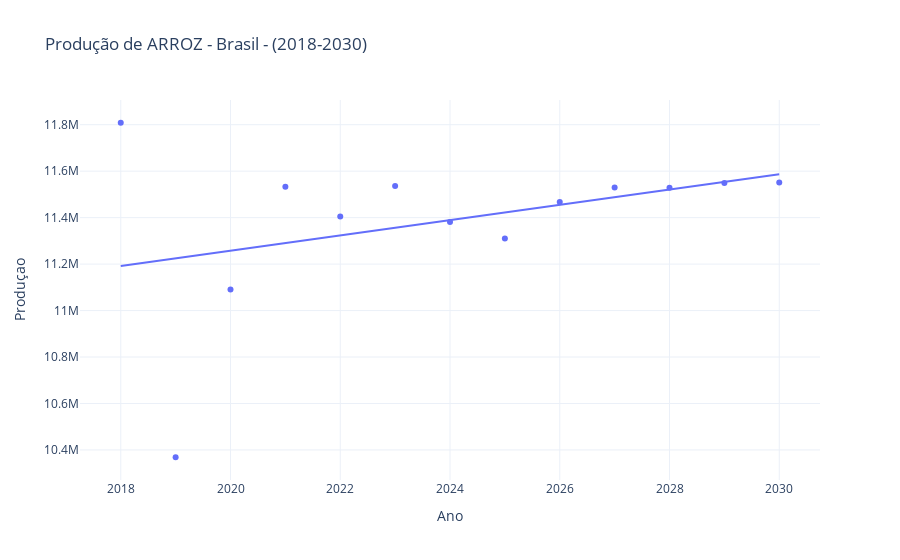

Write notebook code for a chart like this one.
### Code cell
fig =px.scatter(df_arroz, x ='Ano', y = 'Produçao', trendline= 'ols', title = 'Produção de ARROZ - Brasil - (2018-2030)', labels= {'value': 'Produção (ton)'})
fig.update_layout(template = 'plotly_white')
fig

### Figure 1 — Plotly figure (JSON) as saved in the notebook; plotly's stock layout.template omitted (floating-point values rounded to 4 significant figures)
{"data": [{"hovertemplate": "Ano=%{x}<br>Produçao=%{y}<extra></extra>", "legendgroup": "", "marker": {"color": "#636efa", "symbol": "circle"}, "mode": "markers", "name": "", "orientation": "v", "showlegend": false, "type": "scatter", "x": [2018, 2019, 2020, 2021, 2022, 2023, 2024, 2025, 2026, 2027, 2028, 2029, 2030], "xaxis": "x", "y": [11808412, 10368639, 11091011, 11533393, 11405425, 11540000.0, 11380000.0, 11310000.0, 11470000.0, 11530000.0, 11530000.0, 11550000.0, 11550000.0], "yaxis": "y"}, {"hovertemplate": "<b>OLS trendline</b><br>Produçao = 32964.2 * Ano + -5.53303e+07<br>R<sup>2</sup>=0.136167<br><br>Ano=%{x}<br>Produçao=%{y} <b>(trend)</b><extra></extra>", "legendgroup": "", "marker": {"color": "#636efa", "symbol": "circle"}, "mode": "lines", "name": "", "showlegend": false, "type": "scatter", "x": [2018, 2019, 2020, 2021, 2022, 2023, 2024, 2025, 2026, 2027, 2028, 2029, 2030], "xaxis": "x", "y": [11190000.0, 11220000.0, 11260000.0, 11290000.0, 11320000.0, 11360000.0, 11390000.0, 11420000.0, 11460000.0, 11490000.0, 11520000.0, 11550000.0, 11590000.0], "yaxis": "y"}], "layout": {"legend": {"tracegroupgap": 0}, "title": {"text": "Produção de ARROZ - Brasil - (2018-2030)"}, "xaxis": {"anchor": "y", "domain": [0, 1], "title": {"text": "Ano"}}, "yaxis": {"anchor": "x", "domain": [0, 1], "title": {"text": "Produçao"}}}}
